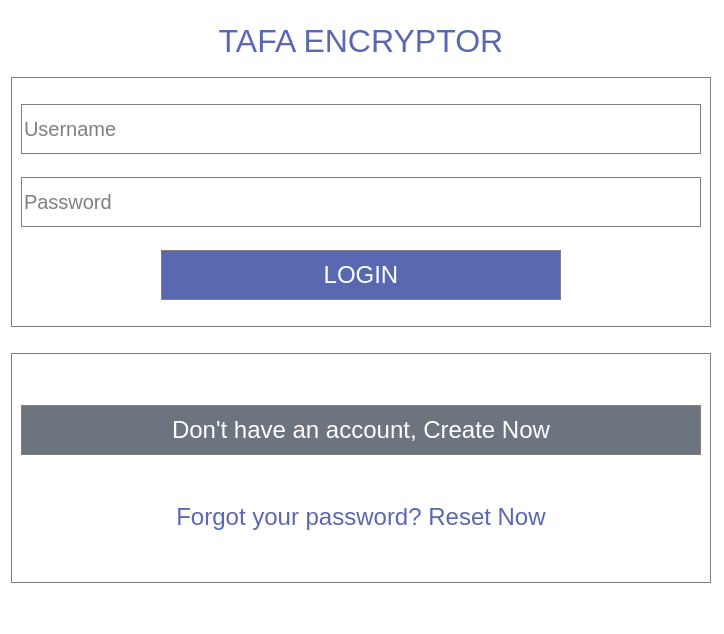
<?xml version="1.0" encoding="UTF-8"?>
<ui version="4.0">
 <class>loginDialog</class>
 <widget class="QDialog" name="loginDialog">
  <property name="geometry">
   <rect>
    <x>0</x>
    <y>0</y>
    <width>724</width>
    <height>634</height>
   </rect>
  </property>
  <property name="maximumSize">
   <size>
    <width>16777215</width>
    <height>16777215</height>
   </size>
  </property>
  <property name="windowTitle">
   <string>Tafa Encryptor Login</string>
  </property>
  <property name="styleSheet">
   <string notr="true">background: white;</string>
  </property>
  <layout class="QVBoxLayout" name="verticalLayout_3">
   <item>
    <widget class="QLabel" name="label">
     <property name="minimumSize">
      <size>
       <width>700</width>
       <height>0</height>
      </size>
     </property>
     <property name="maximumSize">
      <size>
       <width>700</width>
       <height>60</height>
      </size>
     </property>
     <property name="font">
      <font>
       <pointsize>24</pointsize>
      </font>
     </property>
     <property name="styleSheet">
      <string notr="true">color:#5968B0;</string>
     </property>
     <property name="text">
      <string>TAFA ENCRYPTOR</string>
     </property>
     <property name="alignment">
      <set>Qt::AlignCenter</set>
     </property>
    </widget>
   </item>
   <item>
    <widget class="QFrame" name="frame">
     <property name="minimumSize">
      <size>
       <width>700</width>
       <height>250</height>
      </size>
     </property>
     <property name="maximumSize">
      <size>
       <width>700</width>
       <height>16777215</height>
      </size>
     </property>
     <property name="styleSheet">
      <string notr="true">border: 1px solid grey;</string>
     </property>
     <property name="frameShape">
      <enum>QFrame::StyledPanel</enum>
     </property>
     <property name="frameShadow">
      <enum>QFrame::Raised</enum>
     </property>
     <layout class="QVBoxLayout" name="verticalLayout">
      <item>
       <widget class="QLineEdit" name="usernameEdit">
        <property name="minimumSize">
         <size>
          <width>0</width>
          <height>50</height>
         </size>
        </property>
        <property name="maximumSize">
         <size>
          <width>16777215</width>
          <height>16777215</height>
         </size>
        </property>
        <property name="font">
         <font>
          <pointsize>15</pointsize>
         </font>
        </property>
        <property name="styleSheet">
         <string notr="true">color: black;
border: 1px solid gray;</string>
        </property>
        <property name="placeholderText">
         <string>Username</string>
        </property>
       </widget>
      </item>
      <item>
       <widget class="QLineEdit" name="passwordEdit">
        <property name="minimumSize">
         <size>
          <width>0</width>
          <height>50</height>
         </size>
        </property>
        <property name="font">
         <font>
          <pointsize>15</pointsize>
         </font>
        </property>
        <property name="styleSheet">
         <string notr="true">color: black;
border: 1px solid gray;</string>
        </property>
        <property name="echoMode">
         <enum>QLineEdit::Password</enum>
        </property>
        <property name="placeholderText">
         <string>Password</string>
        </property>
       </widget>
      </item>
      <item alignment="Qt::AlignHCenter">
       <widget class="QPushButton" name="loginButton">
        <property name="minimumSize">
         <size>
          <width>400</width>
          <height>50</height>
         </size>
        </property>
        <property name="maximumSize">
         <size>
          <width>16777215</width>
          <height>16777215</height>
         </size>
        </property>
        <property name="font">
         <font>
          <pointsize>18</pointsize>
         </font>
        </property>
        <property name="cursor">
         <cursorShape>PointingHandCursor</cursorShape>
        </property>
        <property name="styleSheet">
         <string notr="true">background: #5968B0;
color:white;</string>
        </property>
        <property name="text">
         <string>LOGIN</string>
        </property>
       </widget>
      </item>
     </layout>
    </widget>
   </item>
   <item>
    <spacer name="verticalSpacer">
     <property name="orientation">
      <enum>Qt::Vertical</enum>
     </property>
     <property name="sizeType">
      <enum>QSizePolicy::Fixed</enum>
     </property>
     <property name="sizeHint" stdset="0">
      <size>
       <width>20</width>
       <height>20</height>
      </size>
     </property>
    </spacer>
   </item>
   <item>
    <widget class="QFrame" name="frame_2">
     <property name="minimumSize">
      <size>
       <width>700</width>
       <height>0</height>
      </size>
     </property>
     <property name="maximumSize">
      <size>
       <width>700</width>
       <height>16777215</height>
      </size>
     </property>
     <property name="styleSheet">
      <string notr="true">border: 1px solid grey;</string>
     </property>
     <property name="frameShape">
      <enum>QFrame::StyledPanel</enum>
     </property>
     <property name="frameShadow">
      <enum>QFrame::Raised</enum>
     </property>
     <layout class="QVBoxLayout" name="verticalLayout_2">
      <item>
       <widget class="QPushButton" name="createAccountButton">
        <property name="minimumSize">
         <size>
          <width>0</width>
          <height>50</height>
         </size>
        </property>
        <property name="font">
         <font>
          <pointsize>18</pointsize>
         </font>
        </property>
        <property name="cursor">
         <cursorShape>PointingHandCursor</cursorShape>
        </property>
        <property name="styleSheet">
         <string notr="true">background: #6c757d;
color: white;</string>
        </property>
        <property name="text">
         <string>Don't have an account, Create Now</string>
        </property>
       </widget>
      </item>
      <item>
       <widget class="QPushButton" name="forgotPasswordButton">
        <property name="font">
         <font>
          <pointsize>18</pointsize>
         </font>
        </property>
        <property name="cursor">
         <cursorShape>PointingHandCursor</cursorShape>
        </property>
        <property name="styleSheet">
         <string notr="true">color:#5968B0;
border: 0px;</string>
        </property>
        <property name="text">
         <string>Forgot your password? Reset Now</string>
        </property>
        <property name="flat">
         <bool>true</bool>
        </property>
       </widget>
      </item>
     </layout>
    </widget>
   </item>
   <item>
    <spacer name="verticalSpacer_2">
     <property name="orientation">
      <enum>Qt::Vertical</enum>
     </property>
     <property name="sizeType">
      <enum>QSizePolicy::Fixed</enum>
     </property>
     <property name="sizeHint" stdset="0">
      <size>
       <width>20</width>
       <height>40</height>
      </size>
     </property>
    </spacer>
   </item>
  </layout>
 </widget>
 <resources/>
 <connections/>
</ui>
